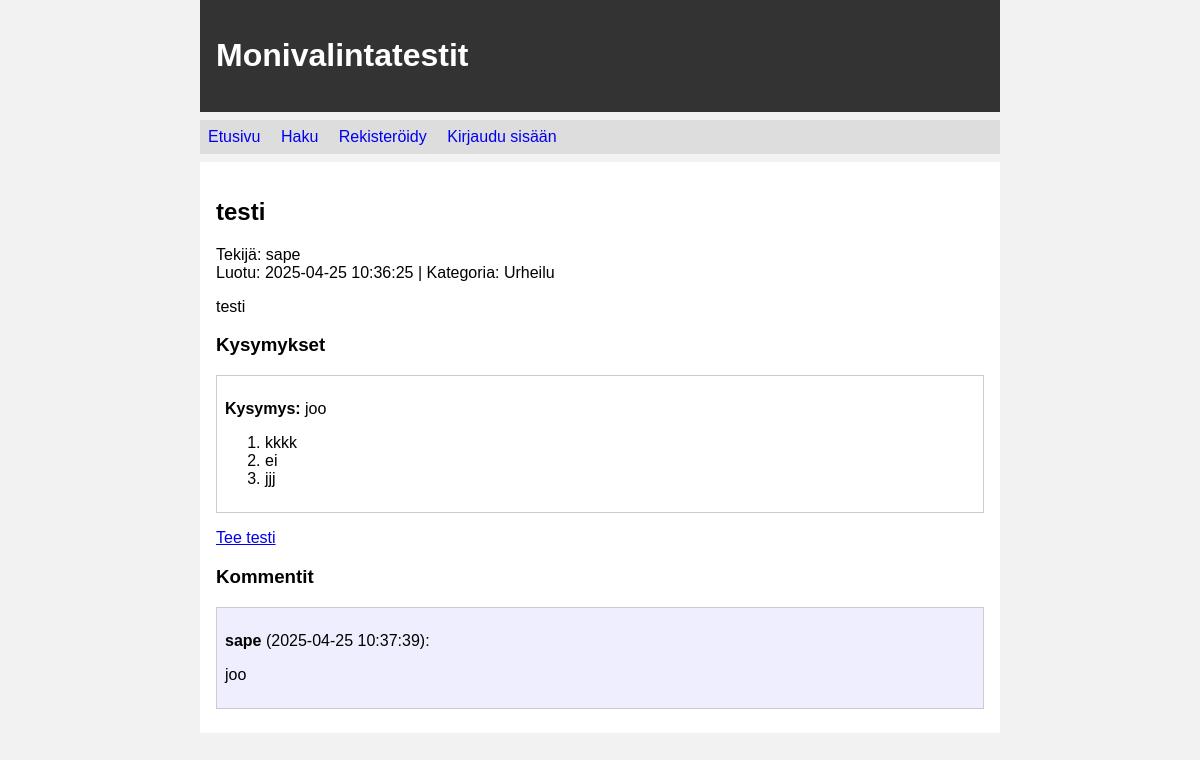
The app's page /set/1, older data.
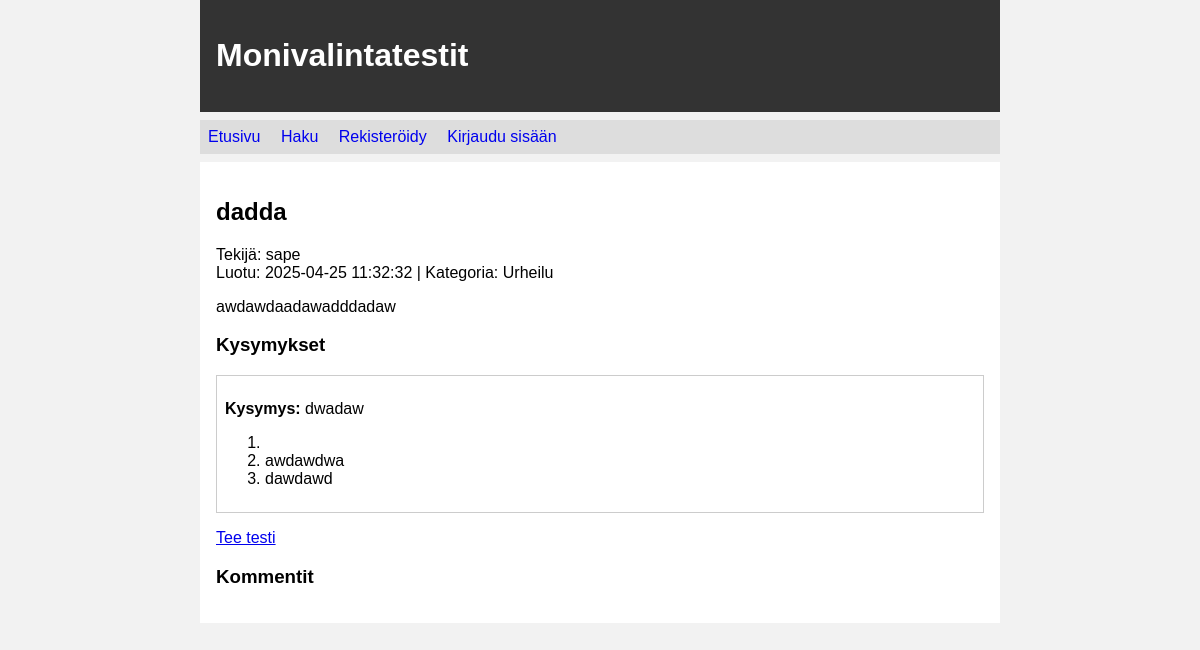
The same page, newer data.
### tables this page shows
CREATE TABLE sets (
        id INTEGER PRIMARY KEY,
        title TEXT,
        description TEXT,
        user_id INTEGER REFERENCES users,
        category_id INTEGER REFERENCES categories,
        created_at TEXT
    );

CREATE TABLE users (
        id INTEGER PRIMARY KEY,
        username TEXT UNIQUE,
        password_hash TEXT
    );

CREATE TABLE categories (
        id INTEGER PRIMARY KEY,
        name TEXT UNIQUE
    );

CREATE TABLE questions (
        id INTEGER PRIMARY KEY,
        set_id INTEGER REFERENCES sets,
        question_text TEXT,
        answer1 TEXT,
        answer2 TEXT,
        answer3 TEXT,
        correct_answer INTEGER
    );

CREATE TABLE comments (
        id INTEGER PRIMARY KEY,
        set_id INTEGER REFERENCES sets,
        user_id INTEGER REFERENCES users,
        comment_text TEXT,
        created_at TEXT
    );

### app.py (the view)
@app.route("/set/<int:set_id>")
def show_set(set_id):
    s = get_set(set_id)
    if not s:
        abort(404)
    return render_template("show_set.html", s=s,
                           questions=get_questions(set_id),
                           comments=get_comments_for_set(set_id))

### app.py (called while the page is built)
def get_set(set_id):
    rows = db.query("""SELECT s.*, c.name AS category_name, u.username
                       FROM sets s
                       LEFT JOIN categories c ON s.category_id=c.id
                       JOIN users u ON s.user_id=u.id
                       WHERE s.id=?""", [set_id])
    return rows[0] if rows else None

def get_questions(set_id):
    return db.query("""SELECT * FROM questions WHERE set_id=?""", [set_id])

def get_comments_for_set(set_id):
    return db.query("""SELECT cm.*, u.username
                       FROM comments cm JOIN users u ON cm.user_id=u.id
                       WHERE cm.set_id=? ORDER BY cm.created_at DESC""",
                    [set_id])

### db.py (called while the page is built)
def get_connection():
    con = sqlite3.connect("database.db")
    con.execute("PRAGMA foreign_keys = ON")
    con.row_factory = sqlite3.Row
    return con

def query(sql, params=None):
    if params is None:
        params = []
    con = get_connection()
    try:
        return con.execute(sql, params).fetchall()
    finally:
        con.close()

### templates/show_set.html (shortened to what this page needs)
{% extends "layout.html" %}
{% block content %}
<h2>{{ s.title }}</h2>
<p>
  Tekijä: {{ s.username }} <br>
  Luotu: {{ s.created_at }} {% if s.category_name %} | Kategoria: {{ s.category_name }}{% endif %}
</p>
<p>{{ s.description }}</p>
<h3>Kysymykset</h3>
{% for q in questions %}
<div class="question" id="q{{ q.id }}">
  <p><b>Kysymys:</b> {{ q.question_text }}</p>
  <ol>
    <li>{{ q.answer1 }}</li>
    <li>{{ q.answer2 }}</li>
    <li>{{ q.answer3 }}</li>
  </ol>
</div>
{% endfor %}
<p>
  <a href="/attempt_set/{{ s.id }}">Tee testi</a>
</p>
<h3>Kommentit</h3>
{% for com in comments %}
<div class="comment">
  <p><b>{{ com.username }}</b> ({{ com.created_at }}):</p>
  <p>{{ com.comment_text }}</p>
</div>
{% endfor %}
{% endblock %}

### templates/layout.html (shortened to what this page needs)
<!DOCTYPE html>
<html lang="fi">
<head>
  <link rel="stylesheet" href="/static/main.css">
</head>
<body>
  <div class="header">
    <h1>Monivalintatestit</h1>
  </div>
  <div class="nav">
    <nav>
      <ul>
        <li><a href="/">Etusivu</a></li>
        <li><a href="/search">Haku</a></li>
        {% if session.user_id %}
          <li><a href="/new_set">Luo uusi testi</a></li>
          <li><a href="/profile">Oma profiili</a></li>
          <li>Hei, {{ session.username }}!</li>
          <li>
            <form action="/logout" method="post" style="display:inline;">
              <input type="hidden" name="csrf_token" value="{{ session.csrf_token }}">
              <button style="background:none;border:none;padding:0;cursor:pointer;
                             text-decoration:underline;color:inherit;">
                Kirjaudu ulos
              </button>
            </form>
          </li>
        {% else %}
          <li><a href="/register">Rekisteröidy</a></li>
          <li><a href="/login">Kirjaudu sisään</a></li>
        {% endif %}
      </ul>
    </nav>
  </div>
  <div class="content">
    {% block content %}{% endblock %}
  </div>
</body>
</html>

### static/main.css (style rules this page uses)
body { margin: auto; max-width: 50em; font-family: sans-serif; background-color: #f2f2f2; }
.header { background-color: #333; color: white; padding: 1em; margin: 0 0 0.5em 0; }
.nav { background-color: #ddd; padding: 0.5em; margin-bottom: 0.5em; }
.nav ul { list-style-type: none; margin: 0; padding: 0; }
.nav li { display: inline-block; margin-right: 1em; }
.nav a { text-decoration: none; }
.content { background-color: white; padding: 1em; margin-bottom: 1em; }
.set-box, .question { border: 1px solid #ccc; margin: 1em 0; padding: 0.5em; }

Row changes from the older to the newer data that the page shows:
removed questions: question_text "joo", answer1 "kkkk", answer2 "ei", answer3 "jjj"
removed comments: username "sape", created_at "2025-04-25 10:37:39", comment_text "joo"
changed sets: title "testi" → "dadda"; created_at "2025-04-25 10:36:25" → "2025-04-25 11:32:32"; description "testi" → "awdawdaadawadddadaw"
added questions: question_text "dwadaw", answer2 "awdawdwa", answer3 "dawdawd"
